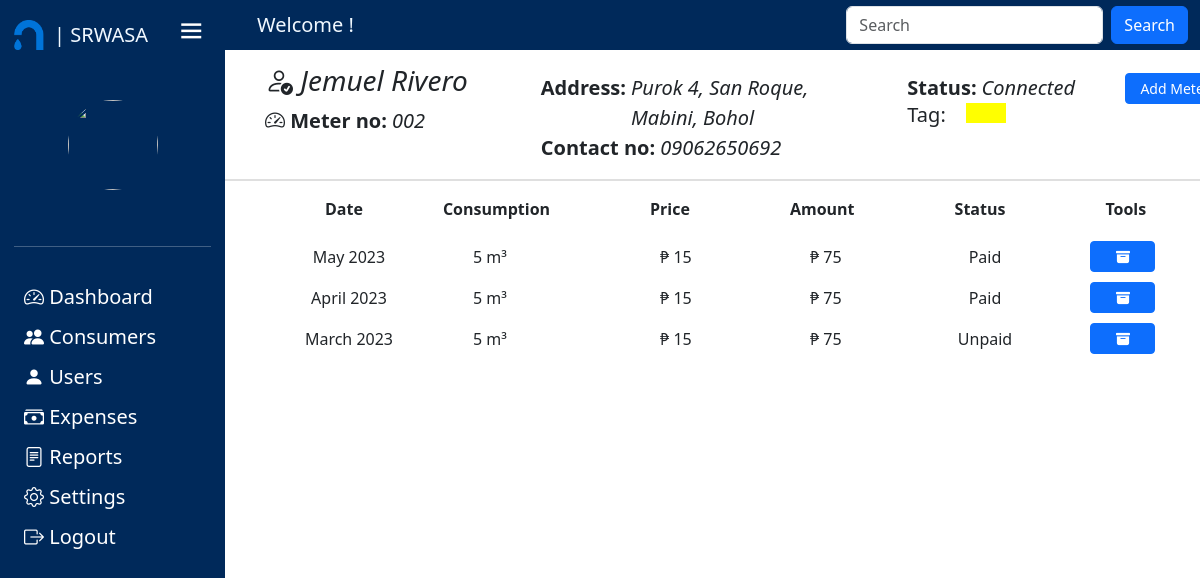
Page /2 on the earlier database version.
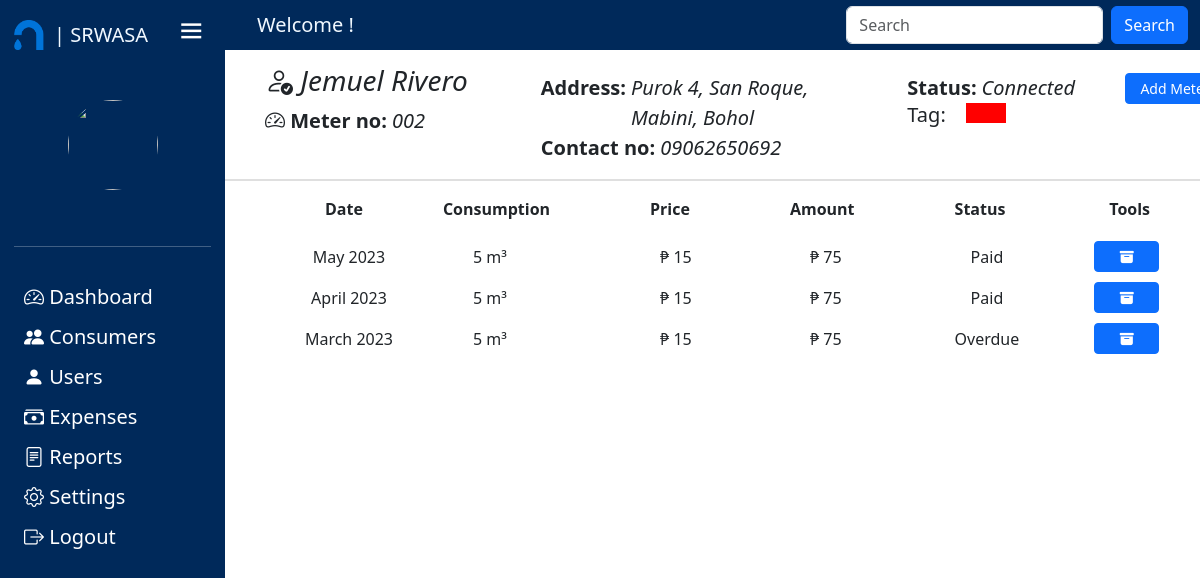
Same page on the later database version.
### tables this page shows
CREATE TABLE `tblmeter` (
  `ID` int(11) NOT NULL,
  `meter_no` varchar(100) NOT NULL,
  `type` varchar(45) NOT NULL,
  `status` int(11) NOT NULL,
  `tag` int(11) NOT NULL,
  `Brgy_ID` int(11) NOT NULL,
  `Purok_ID` int(11) NOT NULL,
  `Connection_Date` date NOT NULL DEFAULT current_timestamp(),
  `tblconsumer_ID` int(11) NOT NULL
);

CREATE TABLE `tblconsumer` (
  `id` int(11) NOT NULL,
  `fname` varchar(255) NOT NULL,
  `mname` varchar(255) DEFAULT NULL,
  `lname` varchar(255) NOT NULL,
  `name_ex` varchar(10) NOT NULL,
  `Brgy_ID` int(20) NOT NULL,
  `Purok_ID` int(20) NOT NULL,
  `Contact_Number` varchar(25) NOT NULL,
  `status` int(11) NOT NULL,
  `login_info_ID` int(11) NOT NULL
);

CREATE TABLE `tblpurok` (
  `ID` int(11) NOT NULL,
  `Purok` varchar(100) NOT NULL
);

CREATE TABLE `tblbaranggay` (
  `ID` int(11) NOT NULL,
  `Baranggay_Name` varchar(100) NOT NULL
);

CREATE TABLE `tblbilling` (
  `ID` int(11) NOT NULL,
  `total_consumption` decimal(50,0) NOT NULL,
  `tblcubicrate_ID` int(11) NOT NULL,
  `Total_Payables` decimal(50,0) NOT NULL,
  `bill_status` varchar(11) NOT NULL,
  `date` date NOT NULL DEFAULT current_timestamp(),
  `date_paid` date DEFAULT NULL,
  `payment` decimal(50,0) DEFAULT NULL,
  `tblconsumption_ID` int(20) NOT NULL,
  `tblconsumer_ID` int(11) NOT NULL,
  `tblmeter_ID` int(11) NOT NULL
);

CREATE TABLE `tblcubicrate` (
  `ID` int(11) NOT NULL,
  `previous_rate` decimal(50,0) NOT NULL,
  `present_rate` decimal(50,0) NOT NULL,
  `Effectivity_Date` date NOT NULL DEFAULT current_timestamp()
);

### application/controllers/Admin.php (called while the page is built, shortened)
<?php
class Admin extends CI_Controller{
    public function view($param = null){
        if($param == null){
            $page = "consumer";
            if(!file_exists(APPPATH.'views/pages/Admin/'.$page.'.php')){
                show_404();
            }
            $data['consumer'] = $this->User_Model->consumer_details();
            $this->load->view('templates/header');
            $this->load->view('pages/Admin/'.$page,$data);
            $this->load->view('templates/modal');
            $this->load->view('templates/footer');
        }else{
            $page = "single";
            $data['consumer'] = $this->User_Model->get_consumers_single($param);
            $data['fname'] = $data['consumer']['fname'] ?? '';
            $data['mname'] = $data['consumer']['mname'] ?? '';
            $data['lname'] = $data['consumer']['lname'] ?? '';
            $data['name_ex'] = $data['consumer']['name_ex'] ?? '';
            $data['status'] = $data['consumer']['status'] ?? '';
            $data['tag'] = $data['consumer']['tag'] ?? '';
            $data['baranggay'] = $data['consumer']['Baranggay_Name'] ?? '';
            $data['purok'] = $data['consumer']['Purok'] ?? '';
            $data['contact'] = $data['consumer']['Contact_Number'] ?? '';
            $data['id'] = $data['consumer']['id'] ?? '';
            $data['ID'] = $data['consumer']['ID'] ?? '';
            $data['meter'] = $data['consumer']['meter_no'] ?? '';
            $data['consumption'] = $this->User_Model->get_consumption($data['ID']);
            $this->load->view('templates/header');
            $this->load->view('pages/Admin/'.$page,$data);
            $this->load->view('templates/footer');
        }
    }
}
?>

### index.php (called while the page is built, shortened)
<?php
require_once BASEPATH.'core/CodeIgniter.php';

### application/models/User_model.php (called while the page is built, shortened)
<?php
class User_Model extends CI_Model{
    public function get_consumers_single($param){
        $this->db->select('tblconsumer.id,
            tblconsumer.fname,
            tblconsumer.mname,
            tblconsumer.lname,
            tblconsumer.name_ex,
            tblmeter.status,
            `tag`,
            tblbaranggay.Baranggay_Name,
            tblpurok.Purok,
            tblconsumer.Contact_Number,
            tblconsumer.login_info_ID,
            `meter_no`,
            tblmeter.ID');
        $this->db->from('tblmeter');
        $this->db->join('tblbaranggay', 'tblmeter.Brgy_ID = tblbaranggay.ID');
        $this->db->join('tblpurok', 'tblmeter.Purok_ID = tblpurok.ID');
        $this->db->join('tblconsumer', 'tblmeter.tblconsumer_ID = tblconsumer.id');
        $this->db->where('tblmeter.ID', $param);
        $result = $this->db->get();
        return $result->row_array();
    }
    public function get_consumption($param) {
        $this->db->select('
            tblbilling.ID,
            tblbilling.tblconsumption_ID,
            MONTHNAME(tblbilling.date) AS month,
            YEAR(tblbilling.date) AS year,
            total_consumption,
            tblcubicrate.present_rate,
            Total_Payables,
            bill_status');
        $this->db->from('tblbilling');
        $this->db->join('tblcubicrate', 'tblcubicrate.ID = tblbilling.tblcubicrate_ID', 'left');
        $this->db->join('tblconsumer', 'tblconsumer.id = tblbilling.tblconsumer_ID', 'left');
        $this->db->join('tblmeter', 'tblmeter.ID = tblbilling.tblmeter_ID');
        $this->db->where('tblbilling.tblmeter_ID', $param);
        $this->db->where('YEAR(tblbilling.date)', 2023);
        $this->db->order_by('tblbilling.date', 'desc');
        $result = $this->db->get();
        return $result->result_array();
    }
}
?>

### application/views/pages/Admin/single.php (the view, shortened to what this page needs)
<div class="col-sm-10">
    <div class=" mt-3 d-flex">
        <div class="content" style="width: 320px; margin-left: 40px;">
            <h3 style="font-style: italic;"><i class="bi bi-person-check"></i> <?= $fname.' '.$mname.' '.$lname.' '.$name_ex?></h3>
            <div class="content d-flex">
                <span class="labels"><i class="bi bi-speedometer2"></i> Meter no:</span>
                <span class="span"><?= $meter;?></span>
            </div>
        </div>
        <div class="content" style="padding-top: 9px; padding-left: 20px;">
            <div class="content d-flex">
                <span class="labels">Address:</span>
                <span class="span"><?= $purok.', '.$baranggay?></span>
            </div>
            <div class="content d-flex">
            <span class="labels">Contact no:</span>
            <span class="span"><?= $contact?></span>
            </div>
        </div>
        <div class="content d-block" style="padding-top: 9px; padding-left: 50px;">
            <div class="content d-flex">
                <span class="labels">Status:</span>
                <span class="span">
                    <?php if($status==1){?>
                        <span>Connected</span>
                    <?php }elseif($status==2){?>
                        <span>Disconnected</span>
                    <?php }elseif($status==0){?>
                        <span>Pending</span>
                    <?php }?>
                </span>
            </div>
            <div class="content d-flex">
                <h5>Tag:</h5>
                <span class="span">
                    <?php if($tag==1){?>
                        <div class="green" style="height: 20px; width: 40px; background-color: green;"></div>
                    <?php }elseif($tag==2){?>
                        <div class="yellow" style="height: 20px; width: 40px; background-color: yellow"></div>
                    <?php }elseif($tag==3){?>
                        <div class="red" style="height: 20px; width: 40px; background-color: red"></div>
                    <?php }elseif($tag==0){?>
                        <div class="grey" style="height: 20px; width: 40px; background-color: grey"></div>
                    <?php }?>
                </span>
            </div>
        </div>
        <div class="content d-block" style="padding-top: 9px; padding-left: 50px;">
        <?php if($status != 0){?>
            <div class="content d-flex">
                <a href="add_meter/<?= $ID;?>" class="btn btn-primary btn-sm" style="width: 100px;">Add Meter</a>
            </div>
        <?php }?>
        </div>
    </div>
    <hr class="my-hr">
    <table>
        <thead>
            <tr>
                <th style="padding-right: 40px; padding-left: 100px;padding-bottom:20px;">Date</th>
                <th style="padding-right: 100px; padding-left: 40px;padding-bottom:20px;">Consumption</th>
                <th style="padding-right: 100px;padding-bottom:20px;">Price</th>
                <th style="padding-right: 100px;padding-bottom:20px;">Amount</th>
                <th style="padding-right: 80px;padding-bottom:20px;">Status</th>
                <th style="padding-left: 20px;padding-bottom:20px;">Tools</th>
            </tr>
        </thead>
        <?php foreach ($consumption as $row){?>
            <tr>
                <td style="padding-left: 70px; padding-bottom: 10px; text-align: center;    ">
                <a class="list-group-item list-group-item-action"><?= $row['month'].' '.$row['year'];?></a>
                </td>
                <td style="padding-left: 70px; padding-bottom: 10px;">
                <a class="list-group-item list-group-item-action"><?= $row['total_consumption'].' m³';?></a>
                </td>
                <td style="padding-left: 10px; padding-bottom: 10px;">
                <a class="list-group-item list-group-item-action">₱ <?= $row['present_rate'];?></a>
                </td>
                <td style="padding-left: 20px; padding-bottom: 10px;">
                <a class="list-group-item list-group-item-action">₱ <?= $row['Total_Payables'];?></a>
                </td>
                <td style="padding-right: 70px; padding-bottom: 10px; text-align:center;">
                <a class="list-group-item list-group-item-action"><?= $row['bill_status'];?></a>
                </td>
                <td style="padding-left: 5px; padding-bottom: 10px;">
                    <a href="bill/<?= $row['ID']?>" class="btn btn-primary btn-sm bill" style="width: 65px;"><i class="bi bi-archive-fill"></i></a>
                </td>
            </tr>
        <?php }?>
    </table>
</div>

### application/views/templates/header.php (shortened to what this page needs)
 <!DOCTYPE html>
<html lang="en">
<head>
    <link rel="stylesheet" href="<?= base_url() ?>/css/bootstrap.min.css">
    <link rel="stylesheet" href="<?= base_url() ?>/css/bootstrap.css">
    <link rel="stylesheet" type="text/css" href="<?= base_url() ?>/css/bootstrap-icons.css">
    <link href='https://unpkg.com/boxicons@2.1.4/css/boxicons.min.css' rel='stylesheet'>
    <link rel="stylesheet" href="https://cdn.jsdelivr.net/npm/bootstrap-icons@1.10.4/font/bootstrap-icons.css">
    <link rel="stylesheet" href="<?= base_url() ?>css/css/style.css">
    <link href="https://cdn.jsdelivr.net/npm/bootstrap@5.3.0-alpha3/dist/css/bootstrap.min.css" rel="stylesheet">
</head>
<body>
<div class="sidebar active">
  <div class="logo-content">
    <div class="logo">
      <img src="<?php echo base_url();?>assets/img/srwasa-icon.png" alt="" class="img">
      <div class="logo_name">| SRWASA</div>
    </div>
    <i class='bx bx-menu' id="btn"></i>
  </div>
  <div class="profile">
          <div class="col">
            <img src="https://www.pngitem.com/pimgs/m/512-5125598_computer-icons-scalable-vector-graphics-user-profile-avatar.png" class="img rounded-circle mx-auto d-block">
          </div>
        </div>
        <hr style="color: white;">
        <div class="menu">
        <div class="items"><a href="<?= base_url('dashboard');?>" class="item-menu"><i class="bi bi-speedometer2"></i> <span class="label">Dashboard</span></a></div>
          <div class="items"><a href="<?= base_url('consumer');?>" class="item-menu"><i class="bi bi-people-fill"></i> <span class="label">Consumers</span></a></div>
          <div class="items"><a href="<?= base_url('users');?>" class="item-menu"><i class="bi bi-person-fill"></i> <span class="label">Users</span></a></div>
          <div class="items"><a href="<?= base_url('expenses');?>" class="item-menu"><i class="bi bi-cash-stack"></i> <span class="label">Expenses</span></a></div>
          <div class="items">
          <a class="sub-btn">
          <i class="bi bi-file-text"></i> <span class="label">Reports</span>
          </a>
          </div>
          <div class="items">
          <a class="sub-btn">
          <i class="bi bi-gear"></i>
          <span class="label">Settings</span>
          </a>
          </div>
          <div class="items">
            <a href="<?= base_url('logout');?>" class="item-menu"><i class="bi bi-box-arrow-right"></i> <span class="label">Logout</span></a>
          </div>
        </div>
</div>
  <nav class="navbar navbar-expand-md navbar-dark fixed-top" style="background: #00295A">
      <div class="container-fluid">
        <div class="collapse navbar-collapse" id="navbarCollapse">
          <ul class="navbar-nav me-auto mb-2 mb-md-0">
            <li class="nav-item">
            <a class="navbar-brand" href="#">Welcome <?php echo $this->session->userdata['Usertype'];?>!</a>
            </li>
          </ul>
          <form class="d-flex" role="search" method="post" action="<?= base_url('search');?>">
            <input class="form-control me-2" name="search" type="search" placeholder="Search" aria-label="Search">
            <button class="btn btn-primary" type="submit">Search</button>
          </form>
        </div>
      </div>
    </nav>

### application/views/templates/footer.php (shortened to what this page needs)
</body>
</html>

### css/css/style.css (style rules this page uses)
* { margin: 0; padding: 0; box-sizing: border-box; }
:root { --primary-color: #695CFE; --primary-color-light: #F6F5FF; --toggle-color: #DDD; ---text-color: #707070; --tran-02: all 0.2s ease; --tran-03: all 0.3s ease; --tran-04: all 0.4s ease; --tran-05: all 0.5s ease; --tran-06: all 0.6s ease; }
body { position: relative; min-height: 100vh; width: 100%; overflow: hidden; }
.sidebar { position: fixed; top: 0; left: 0; height: 100%; width: 78px; background: linear-gradient(to bottom,#00295A, #00295A, #00295A,#00295A, #0458C0); transition: var(--tran-05); padding: 10px 14px; }
.sidebar.active { width: 225px; }
.sidebar .logo-content .logo { display: flex; height: 50px; width: 100%; align-items: center; opacity: 0; pointer-events: none; }
.sidebar.active .logo-content .logo { opacity: 1; transition: var(--tran-04); }
.sidebar .logo-content .logo .img { width: 30px; height: 30px; }
.sidebar .logo-content .logo .logo_name { color: aliceblue; font-size: 20px; padding: 10px; transition: var(--tran-04); }
.menu { width: 100%; margin-top: 30px; }
.sub-btn { position: relative; color: #fff; font-size: 20px; text-decoration: none; display: block; line-height: 40px; }
.item-menu { position: relative; color: #fff; font-size: 20px; text-decoration: none; display: block; line-height: 40px; }
.sidebar #btn { position: absolute; color: #ffff; left: 50%; top: 6px; font-size: 30px; height: 50px; width: 50px; text-align: center; line-height: 50px; transform: translateX(-50%); z-index: 2; }
.sidebar.active #btn { left: 85% }
.sidebar .profile { margin-top: 40px; height: 130px; }
.sidebar.active .profile { height: 130px; }
.sidebar .profile .col img { width: 50px; height: 50px; transition: var(--tran-04); }
.sidebar.active .profile .col img { width: 90px; height: 90px; transition: var(--tran-04); }
.sidebar.active ~ .navbar { background: #00295A; position: absolute; right: 0; height: 50px; width: calc(100% - 225); left: 225px; transition: var(--tran-05); }
.navbar { background: #00295A; position: absolute; right: 0; height: 50px; width: calc(100% - 75); left: 90px; transition: var(--tran-05); text-align: left; z-index: -1; }
.navbar a { color: aliceblue; padding-left: 20px; }
.sidebar.active ~ .navbar a { color: aliceblue; }
.navbar #navbarCollapse { color: #fff; }
.sidebar .menu .items a .label { display: none; transition: var(--tran-05); }
.sidebar.active .menu .items a .label { display: inline-block; transition: var(--tran-05); }
.sidebar .menu .items a i { font-size: 25px; padding-right: 0px; transition: var(--tran-05); }
.sidebar .menu .items { padding-left: 10px; }
.sidebar.active .menu .items a i { font-size: 20px; transition: var(--tran-05); }
body { background-color: #E5E5E5; }
.col-sm-10 { position: absolute; height: 100%; width: calc(100% - 150); left: 150px; transition: var(--tran-04); }
.sidebar.active ~ .col-sm-10 { margin-top: 4%; width: calc(100% - 225); left: 225px; transition: var(--tran-04); }
h5 { color:black; text-align: left; margin-right: 15px; }
table { width: 305px; margin: 0px; padding:0px; border-spacing: 0; border-collapse: collapse; }

### application/views/pages/Admin/single.php (style rules this page uses)
body { background: #ffff; }
.my-hr { width: 100%; border-top: 2px solid grey; margin-left: auto; }
.labels { font-size: 20px; font-weight: bolder; }
.span { font-size: 20px; padding-left: 5px; font-style: italic; }

Differences in the rows shown:
changed tblmeter "Jemuel": tag 2 → 3 (drawn)
changed tblbilling: bill_status "Unpaid" → "Overdue"
